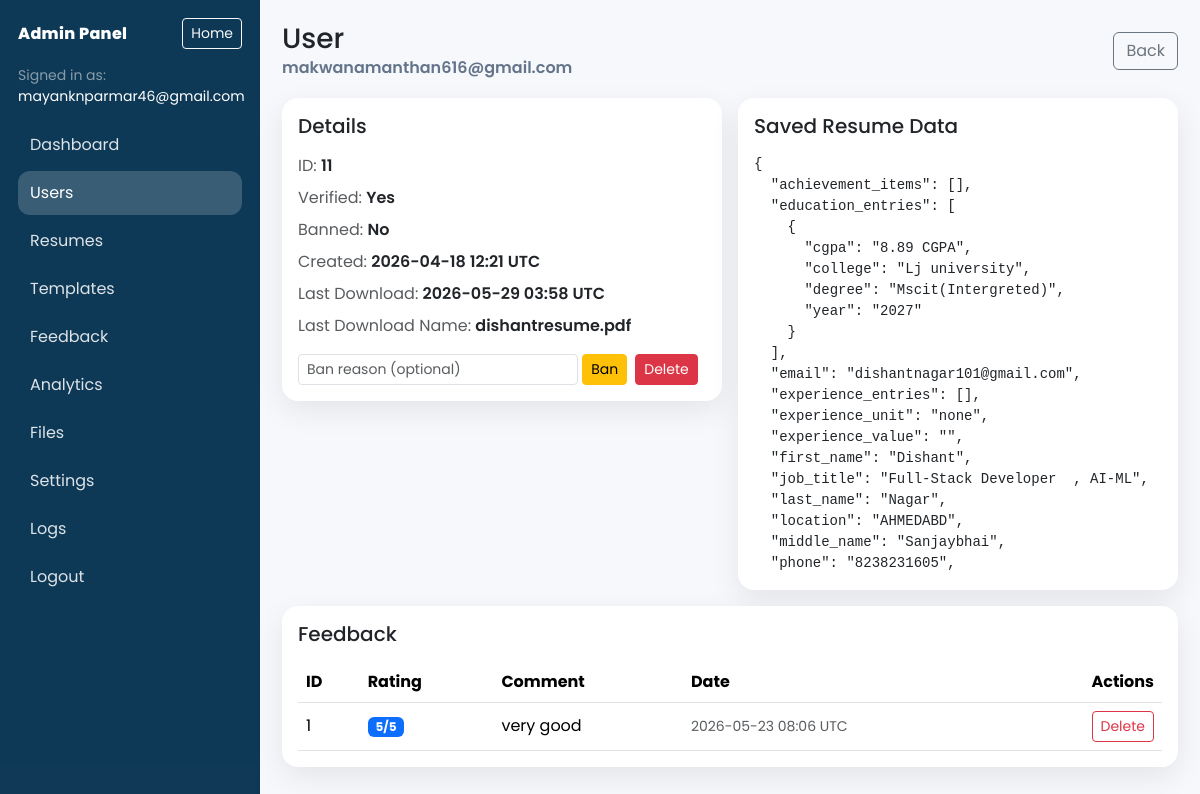
Screenshot of /admin/users/11 (signed in) with the database file from the repository.
### app.py (models this page shows)
class Admin(db.Model):
    id = db.Column(db.Integer, primary_key=True)
    email = db.Column(db.String(100), unique=True, nullable=False)
    password_hash = db.Column(db.String(200), nullable=False)
    is_active = db.Column(db.Boolean, default=True, nullable=False)
    created_at = db.Column(db.DateTime, default=datetime.utcnow, nullable=False)
    last_login_at = db.Column(db.DateTime)

class User(db.Model):
    id = db.Column(db.Integer, primary_key=True)
    email = db.Column(db.String(100), unique=True, nullable=False)
    password = db.Column(db.String(200))  # nullable for Google users
    is_verified = db.Column(db.Boolean, default=False)
    verification_code = db.Column(db.String(6))
    created_at = db.Column(db.DateTime, default=datetime.utcnow, nullable=False)
    is_banned = db.Column(db.Boolean, default=False, nullable=False)
    banned_at = db.Column(db.DateTime)
    ban_reason = db.Column(db.String(255))
    profile_name = db.Column(db.String(200))
    profile_summary = db.Column(db.Text)
    profile_photo = db.Column(db.String(255))
    saved_resume_data = db.Column(db.Text)
    saved_resume_updated_at = db.Column(db.DateTime)
    has_downloaded_resume = db.Column(db.Boolean, default=False)
    last_resume_downloaded_at = db.Column(db.DateTime)
    last_resume_download_name = db.Column(db.String(255))

class Feedback(db.Model):
    id = db.Column(db.Integer, primary_key=True)
    user_email = db.Column(db.String(100), nullable=False)
    rating = db.Column(db.Integer, nullable=False)
    comment = db.Column(db.Text, nullable=False)
    created_at = db.Column(db.DateTime, default=datetime.utcnow, nullable=False)

### app.py (the view)
@app.route('/admin/users/<int:user_id>')
@admin_required
def admin_user_view(user_id):
    user = User.query.get_or_404(user_id)
    saved_resume = None
    if user.saved_resume_data:
        try:
            saved_resume = json.loads(user.saved_resume_data)
        except Exception:
            saved_resume = user.saved_resume_data
    feedback_entries = Feedback.query.filter(func.lower(Feedback.user_email) == normalize_email(user.email)).order_by(Feedback.created_at.desc()).all()
    return render_template('admin/user_view.html', user=user, saved_resume=saved_resume, feedback_entries=feedback_entries, admin=session.get('admin'))

### app.py (called while the page is built, shortened)
def normalize_email(email):
    return (email or '').strip().lower()

def admin_required(view_func):
    @wraps(view_func)
    def wrapper(*args, **kwargs):
        admin_session = session.get('admin') or {}
        admin_email = (admin_session.get('email') or '').strip().lower()
        if not admin_email:
            return redirect(url_for('admin_login', next=request.path))
        admin = Admin.query.filter(func.lower(Admin.email) == admin_email).first()
        if not admin or not admin.is_active:
            session.pop('admin', None)
            return redirect(url_for('admin_login', next=request.path))
        return view_func(*args, **kwargs)
    return wrapper

def get_setting_value(key, default=''):
    key_value = (key or '').strip()
    if not key_value:
        return default
    entry = AdminSetting.query.filter(AdminSetting.key == key_value).first()
    return entry.value if entry else default

def apply_runtime_env_overrides():
    mapping = {
        'AI_PROVIDER': 'ai_provider',
        'OPENAI_API_KEY': 'openai_api_key',
        'OPENAI_MODEL': 'openai_model',
        'GOOGLE_API_KEY': 'google_api_key',
        'GOOGLE_MODEL': 'google_model',
        'GROQ_API_KEY': 'groq_api_key',
        'GROQ_MODEL': 'groq_model',
    }
    for env_key, setting_key in mapping.items():
        value = (get_setting_value(setting_key, '') or '').strip()
        if value:
            os.environ[env_key] = value

@app.before_request
def _maintenance_mode_guard():
    if request.path.startswith('/static/') or request.path.startswith('/uploaded-photos/'):
        return None
    try:
        apply_runtime_env_overrides()
    except Exception:
        pass
    if request.path.startswith('/admin'):
        return None

### templates/admin/user_view.html (shortened to what this page needs)
{% extends "admin/_layout.html" %}
{% block page_title %}User{% endblock %}
{% block page_subtitle %}{{ user.email }}{% endblock %}
{% block actions %}
  <a class="btn btn-outline-secondary" href="{{ url_for('admin_users') }}">Back</a>
{% endblock %}
{% block content %}
  <div class="row g-3">
    <div class="col-lg-6">
      <div class="card admin-card p-3">
        <h5 class="mb-3">Details</h5>
        <div class="d-flex flex-column gap-2">
          <div><span class="text-muted">ID:</span> <span class="fw-semibold">{{ user.id }}</span></div>
          <div><span class="text-muted">Verified:</span> <span class="fw-semibold">{{ 'Yes' if user.is_verified else 'No' }}</span></div>
          <div><span class="text-muted">Banned:</span> <span class="fw-semibold">{{ 'Yes' if user.is_banned else 'No' }}</span></div>
          <div><span class="text-muted">Created:</span> <span class="fw-semibold">{{ user.created_at.strftime('%Y-%m-%d %H:%M') }} UTC</span></div>
          <div><span class="text-muted">Last Download:</span>
            <span class="fw-semibold">{% if user.last_resume_downloaded_at %}{{ user.last_resume_downloaded_at.strftime('%Y-%m-%d %H:%M') }} UTC{% else %}—{% endif %}</span>
          </div>
          <div><span class="text-muted">Last Download Name:</span> <span class="fw-semibold">{{ user.last_resume_download_name or '—' }}</span></div>
        </div>
        <div class="mt-3 d-flex gap-2 flex-wrap">
          {% if not user.is_banned %}
          <form method="post" action="{{ url_for('admin_user_ban', user_id=user.id) }}" class="d-inline">
            <input type="text" name="reason" class="form-control form-control-sm d-inline-block" style="width: 280px;" placeholder="Ban reason (optional)" />
            <button class="btn btn-sm btn-warning" type="submit">Ban</button>
          </form>
          {% else %}
          <form method="post" action="{{ url_for('admin_user_unban', user_id=user.id) }}" class="d-inline">
            <button class="btn btn-sm btn-success" type="submit">Unban</button>
          </form>
          {% endif %}
          <form method="post" action="{{ url_for('admin_user_delete', user_id=user.id) }}" class="d-inline" onsubmit="return confirm('Delete this user?');">
            <button class="btn btn-sm btn-danger" type="submit">Delete</button>
          </form>
        </div>
      </div>
    </div>
    <div class="col-lg-6">
      <div class="card admin-card p-3">
        <h5 class="mb-3">Saved Resume Data</h5>
        {% if saved_resume %}
          <pre class="mb-0" style="white-space: pre-wrap; max-height: 420px; overflow:auto;">{{ saved_resume | tojson(indent=2) if saved_resume is mapping else saved_resume }}</pre>
        {% else %}
          <div class="text-muted">No saved resume data.</div>
        {% endif %}
      </div>
    </div>
    <div class="col-12">
      <div class="card admin-card p-3">
        <h5 class="mb-3">Feedback</h5>
        {% if feedback_entries %}
          <div class="table-responsive">
            <table class="table align-middle mb-0">
              <thead>
                <tr>
                  <th>ID</th>
                  <th>Rating</th>
                  <th>Comment</th>
                  <th>Date</th>
                  <th class="text-end">Actions</th>
                </tr>
              </thead>
              <tbody>
                {% for f in feedback_entries %}
                <tr>
                  <td>{{ f.id }}</td>
                  <td><span class="badge text-bg-primary">{{ f.rating }}/5</span></td>
                  <td style="max-width: 680px;">{{ f.comment }}</td>
                  <td class="text-muted small">{{ f.created_at.strftime('%Y-%m-%d %H:%M') }} UTC</td>
                  <td class="text-end">
                    <form method="post" action="{{ url_for('admin_feedback_delete', feedback_id=f.id) }}" class="d-inline" onsubmit="return confirm('Delete feedback?');">
                      <button class="btn btn-sm btn-outline-danger" type="submit">Delete</button>
                    </form>
                  </td>
                </tr>
                {% endfor %}
              </tbody>
            </table>
          </div>
        {% else %}
          <div class="text-muted">No feedback from this user.</div>
        {% endif %}
      </div>
    </div>
  </div>
{% endblock %}

### templates/admin/_layout.html (shortened to what this page needs)
<!DOCTYPE html>
<html lang="en">
<head>
  <link href="https://cdn.jsdelivr.net/npm/bootstrap@5.3.2/dist/css/bootstrap.min.css" rel="stylesheet" />
  <link rel="stylesheet" href="{{ url_for('static', filename='css/style.css') }}" />
</head>
<body>
  <div class="admin-shell">
    <aside class="admin-sidebar">
      <div class="d-flex align-items-center justify-content-between mb-3">
        <div class="admin-brand">Admin Panel</div>
        <a class="btn btn-sm btn-outline-light" href="{{ url_for('home') }}">Home</a>
      </div>
      <div class="small text-white-50 mb-3">
        Signed in as: <span class="text-white">{{ (admin.email if admin else '') }}</span>
      </div>
      {% set p = request.path %}
      <nav class="admin-nav d-grid gap-1">
        <a class="{% if p.startswith('/admin/dashboard') %}active{% endif %}" href="{{ url_for('admin_dashboard') }}">Dashboard</a>
        <a class="{% if p.startswith('/admin/users') %}active{% endif %}" href="{{ url_for('admin_users') }}">Users</a>
        <a class="{% if p.startswith('/admin/resumes') %}active{% endif %}" href="{{ url_for('admin_resumes') }}">Resumes</a>
        <a class="{% if p.startswith('/admin/templates') %}active{% endif %}" href="{{ url_for('admin_templates') }}">Templates</a>
        <a class="{% if p.startswith('/admin/feedback') %}active{% endif %}" href="{{ url_for('admin_feedback') }}">Feedback</a>
        <a class="{% if p.startswith('/admin/analytics') %}active{% endif %}" href="{{ url_for('admin_analytics') }}">Analytics</a>
        <a class="{% if p.startswith('/admin/files') %}active{% endif %}" href="{{ url_for('admin_files') }}">Files</a>
        <a class="{% if p.startswith('/admin/settings') %}active{% endif %}" href="{{ url_for('admin_settings') }}">Settings</a>
        <a class="{% if p.startswith('/admin/logs') %}active{% endif %}" href="{{ url_for('admin_logs') }}">Logs</a>
        <a href="{{ url_for('admin_logout') }}">Logout</a>
      </nav>
    </aside>
    <main class="admin-main">
      <div class="admin-topbar">
        <div>
          <h3 class="mb-0">{% block page_title %}Admin{% endblock %}</h3>
          <div class="meta">{% block page_subtitle %}{% endblock %}</div>
        </div>
        {% block actions %}{% endblock %}
      </div>
      {% block content %}{% endblock %}
    </main>
  </div>
</body>
</html>

### static/css/style.css (style rules this page uses)
html, body { height: 100%; font-family: "Poppins", sans-serif; margin: 0; padding: 0; }

### templates/admin/_layout.html (style rules this page uses)
body { font-family: "Poppins", "Segoe UI", sans-serif; }
.admin-shell { min-height: 100vh; display: grid; grid-template-columns: 260px 1fr; background: #0b1f2a; }
.admin-sidebar { background: rgba(15, 58, 87, 0.98); color: #fff; padding: 18px; }
.admin-brand { font-weight: 800; letter-spacing: 0.02em; }
.admin-nav a { color: rgba(255,255,255,0.86); text-decoration: none; padding: 10px 12px; border-radius: 12px; display: flex; align-items: center; justify-content: space-between; }
.admin-nav a.active { background: rgba(255,255,255,0.18); color: #fff; }
.admin-main { background: #f6f8fb; padding: 22px; }
.admin-card { border: 0; border-radius: 16px; box-shadow: 0 10px 30px rgba(2, 6, 23, 0.08); }
.admin-topbar { display: flex; align-items: center; justify-content: space-between; margin-bottom: 18px; gap: 12px; }
.admin-topbar .meta { color: #64748b; font-weight: 600; }

### rows the page displays
Admin: email "mayanknparmar46@gmail.com"
User: email "makwanamanthan616@gmail.com", id "11", is_verified "Yes", is_banned "No", created_at "2026-04-18 12:21", last_resume_downloaded_at "2026-05-29 03:58", last_resume_download_name "dishantresume.pdf"
Feedback: id "1", rating "5", comment "very good", created_at "2026-05-23 08:06"
